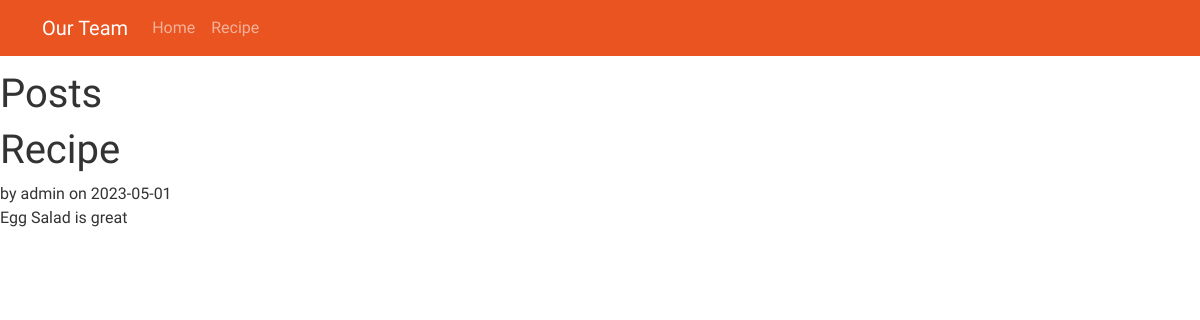
/blog/, run on an earlier commit of the app's database.
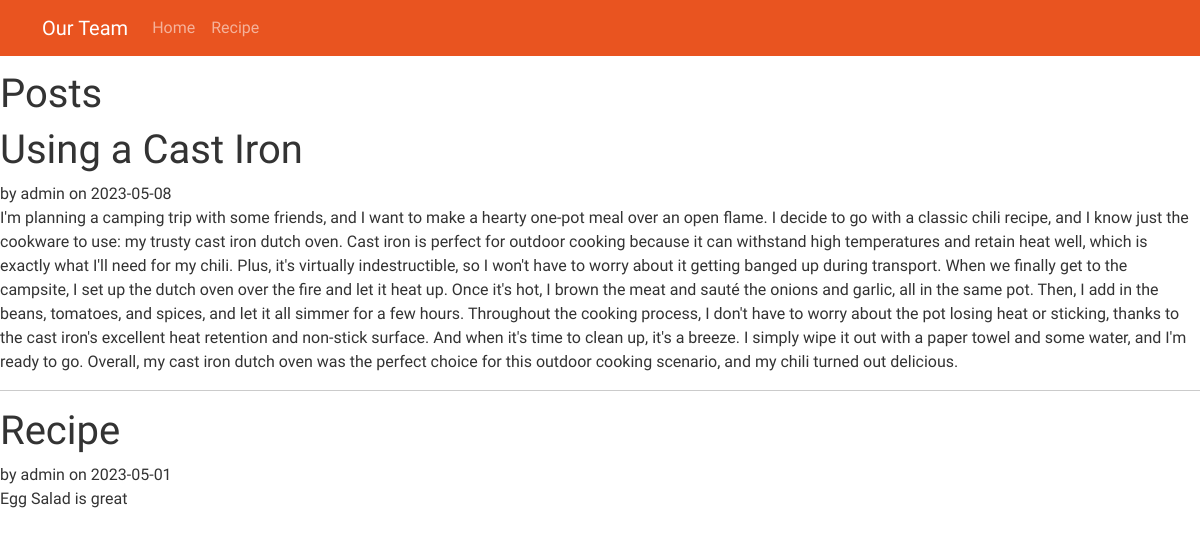
And on a later commit of the database.
### tables this page shows
CREATE TABLE post (
  id INTEGER PRIMARY KEY AUTOINCREMENT,
  author_id INTEGER NOT NULL,
  created TIMESTAMP NOT NULL DEFAULT CURRENT_TIMESTAMP,
  title TEXT NOT NULL,
  body TEXT NOT NULL,
  FOREIGN KEY (author_id) REFERENCES user (id)
);

CREATE TABLE user (
  id INTEGER PRIMARY KEY AUTOINCREMENT,
  username TEXT UNIQUE NOT NULL,
  password TEXT NOT NULL,
  salt TEXT NOT NULL
);

### tastytable/blog.py (the view)
@bp.route('/')
def index():
    db = get_db()
    posts = db.execute(
        'SELECT p.id, title, body, created, author_id, username'
        ' FROM post p JOIN user u ON p.author_id = u.id'
        ' ORDER BY created DESC'
    ).fetchall()
    return render_template('blog/index.html', posts=posts)

### tastytable/auth.py (called while the page is built)
@bp.before_app_request
def load_logged_in_user():
    user_id = session.get('user_id')
    if user_id is None:
        g.user = None
    else:
        g.user = get_db().execute(
            'SELECT * FROM user WHERE id = ?', (user_id,)
        ).fetchone()

### tastytable/db.py (called while the page is built)
def get_db():
    if 'db' not in g:
        g.db = sqlite3.connect(
            current_app.config['DATABASE'],
            detect_types=sqlite3.PARSE_DECLTYPES
        )
        g.db.row_factory = sqlite3.Row
    return g.db

### tastytable/templates/blog/index.html (shortened to what this page needs)
 <head>
  <link rel="stylesheet" href="{{ url_for('static' , filename = "css/bootstrap.min.css") }}">
</head>
<body>
  <nav class="navbar fixed-top navbar-expand-lg navbar-dark bg-primary">
    <div class="container">
      <a class="navbar-brand" href="#">Our Team</a>
      <div class="collapse navbar-collapse" id="navbarNav">
        <ul class="navbar-nav ml-auto">
          <li class="nav-item active">
            <a class="nav-link" href="/">Home</a>
          </li>
          <li class="nav-item">
            <a class="nav-link" href="/recipe">Recipe</a>
          </li>
        </ul>
      </div>
    </div>
  </nav>
{% block header %}
  <h1>{% block title %}Posts{% endblock %}</h1>
{% endblock %}
{% block content %}
  {% for post in posts %}
    <article class="post">
      <header>
        <div>
          <h1>{{ post['title'] }}</h1>
          <div class="about">by {{ post['username'] }} on {{ post['created'].strftime('%Y-%m-%d') }}</div>
        </div>
      </header>
      <p class="body">{{ post['body'] }}</p>
    </article>
    {% if not loop.last %}
      <hr>
    {% endif %}
  {% endfor %}
{% endblock %}

### tastytable/templates/blog/index.html (style rules this page uses)
body { padding-top: 70px; }
.navbar { background-color: #2c3e50; }

What changed in the data, as far as the page shows it:
added post: title "Using a Cast Iron", username "admin", created "2023-05-08", body "I'm planning a camping trip with some friends, and I want to make a hearty one-pot meal over an open flame. I decide to go with a classic chili recipe, and I know just the cookware to use: my trusty cast iron dutch oven. Cast iron is perfect for outdoor cooking because it can withstand high temperatures and retain heat well, which is exactly what I'll need for my chili. Plus, it's virtually indestructible, so I won't have to worry about it getting banged up during transport. When we finally get to the campsite, I set up the dutch oven over the fire and let it heat up. Once it's hot, I brown the meat and sauté the onions and garlic, all in the same pot. Then, I add in the beans, tomatoes,…"
